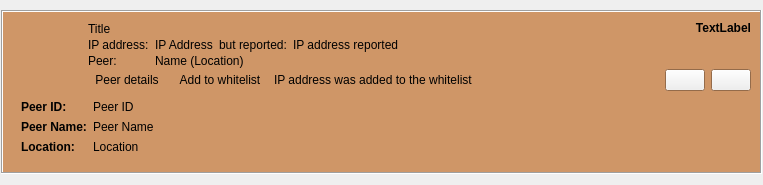
<?xml version="1.0" encoding="UTF-8"?>
<ui version="4.0">
 <class>SecurityIpItem</class>
 <widget class="QWidget" name="SecurityIpItem">
  <property name="geometry">
   <rect>
    <x>0</x>
    <y>0</y>
    <width>763</width>
    <height>185</height>
   </rect>
  </property>
  <layout class="QGridLayout">
   <property name="margin">
    <number>1</number>
   </property>
   <item row="0" column="0">
    <widget class="QFrame" name="frame">
     <property name="sizePolicy">
      <sizepolicy hsizetype="Expanding" vsizetype="Fixed">
       <horstretch>0</horstretch>
       <verstretch>0</verstretch>
      </sizepolicy>
     </property>
     <property name="palette">
      <palette>
       <active>
        <colorrole role="Base">
         <brush brushstyle="SolidPattern">
          <color alpha="255">
           <red>207</red>
           <green>150</green>
           <blue>103</blue>
          </color>
         </brush>
        </colorrole>
        <colorrole role="Window">
         <brush brushstyle="SolidPattern">
          <color alpha="255">
           <red>207</red>
           <green>150</green>
           <blue>103</blue>
          </color>
         </brush>
        </colorrole>
       </active>
       <inactive>
        <colorrole role="Base">
         <brush brushstyle="SolidPattern">
          <color alpha="255">
           <red>207</red>
           <green>150</green>
           <blue>103</blue>
          </color>
         </brush>
        </colorrole>
        <colorrole role="Window">
         <brush brushstyle="SolidPattern">
          <color alpha="255">
           <red>207</red>
           <green>150</green>
           <blue>103</blue>
          </color>
         </brush>
        </colorrole>
       </inactive>
       <disabled>
        <colorrole role="Base">
         <brush brushstyle="SolidPattern">
          <color alpha="255">
           <red>240</red>
           <green>240</green>
           <blue>240</blue>
          </color>
         </brush>
        </colorrole>
        <colorrole role="Window">
         <brush brushstyle="SolidPattern">
          <color alpha="255">
           <red>207</red>
           <green>150</green>
           <blue>103</blue>
          </color>
         </brush>
        </colorrole>
       </disabled>
      </palette>
     </property>
     <property name="toolTip">
      <string>&lt;html&gt;&lt;head/&gt;&lt;body&gt;&lt;p&gt;This warning is here to protect you against traffic forwarding attacks. In such a case, the friend you're connected to will not see your external IP, but the attacker's IP. &lt;/p&gt;&lt;p&gt;&lt;br/&gt;&lt;/p&gt;&lt;p&gt;However, if you just changed IPs for some reason (some ISPs regularly force change IPs) this warning just tells you that a friend connected to the new IP before Retroshare figured out the IP changed. Nothing's wrong in this case.&lt;/p&gt;&lt;p&gt;&lt;br/&gt;&lt;/p&gt;&lt;p&gt;You can easily suppress false warnings by white-listing your own IPs (e.g. the range of your ISP), or by completely disabling these warnings in Options-&amp;gt;Notify-&amp;gt;News Feed.&lt;/p&gt;&lt;/body&gt;&lt;/html&gt;</string>
     </property>
     <property name="autoFillBackground">
      <bool>true</bool>
     </property>
     <property name="frameShape">
      <enum>QFrame::Box</enum>
     </property>
     <property name="frameShadow">
      <enum>QFrame::Sunken</enum>
     </property>
     <layout class="QGridLayout">
      <property name="verticalSpacing">
       <number>0</number>
      </property>
      <item row="0" column="0">
       <widget class="QFrame" name="headFrame">
        <layout class="QGridLayout">
         <property name="verticalSpacing">
          <number>0</number>
         </property>
         <property name="margin">
          <number>0</number>
         </property>
         <item row="0" column="0" rowspan="2">
          <widget class="AvatarWidget" name="avatar">
           <property name="minimumSize">
            <size>
             <width>70</width>
             <height>70</height>
            </size>
           </property>
           <property name="maximumSize">
            <size>
             <width>70</width>
             <height>70</height>
            </size>
           </property>
           <property name="alignment">
            <set>Qt::AlignLeading|Qt::AlignLeft|Qt::AlignTop</set>
           </property>
          </widget>
         </item>
         <item row="1" column="1" colspan="2">
          <layout class="QHBoxLayout" name="buttonHLayout">
           <property name="spacing">
            <number>6</number>
           </property>
           <item>
            <widget class="QToolButton" name="peerDetailsButton">
             <property name="focusPolicy">
              <enum>Qt::NoFocus</enum>
             </property>
             <property name="text">
              <string>Peer details</string>
             </property>
             <property name="icon">
              <iconset resource="../images.qrc">
               <normaloff>:/images/informations_24x24.png</normaloff>:/images/informations_24x24.png</iconset>
             </property>
             <property name="iconSize">
              <size>
               <width>16</width>
               <height>16</height>
              </size>
             </property>
             <property name="toolButtonStyle">
              <enum>Qt::ToolButtonTextBesideIcon</enum>
             </property>
             <property name="autoRaise">
              <bool>true</bool>
             </property>
            </widget>
           </item>
           <item>
            <widget class="RsBanListToolButton" name="rsBanListButton">
             <property name="focusPolicy">
              <enum>Qt::NoFocus</enum>
             </property>
             <property name="text">
              <string notr="true">Add to whitelist</string>
             </property>
             <property name="iconSize">
              <size>
               <width>16</width>
               <height>16</height>
              </size>
             </property>
             <property name="autoRaise">
              <bool>true</bool>
             </property>
            </widget>
           </item>
           <item>
            <widget class="QLabel" name="rsBanListChangedLabel">
             <property name="text">
              <string notr="true">IP address was added to the whitelist</string>
             </property>
            </widget>
           </item>
           <item>
            <spacer name="buttonHSpacer">
             <property name="orientation">
              <enum>Qt::Horizontal</enum>
             </property>
             <property name="sizeHint" stdset="0">
              <size>
               <width>40</width>
               <height>20</height>
              </size>
             </property>
            </spacer>
           </item>
           <item>
            <widget class="QPushButton" name="expandButton">
             <property name="sizePolicy">
              <sizepolicy hsizetype="Fixed" vsizetype="Fixed">
               <horstretch>0</horstretch>
               <verstretch>0</verstretch>
              </sizepolicy>
             </property>
             <property name="focusPolicy">
              <enum>Qt::NoFocus</enum>
             </property>
             <property name="toolTip">
              <string>Expand</string>
             </property>
             <property name="icon">
              <iconset resource="../images.qrc">
               <normaloff>:/images/edit_add24.png</normaloff>:/images/edit_add24.png</iconset>
             </property>
            </widget>
           </item>
           <item>
            <widget class="QPushButton" name="clearButton">
             <property name="sizePolicy">
              <sizepolicy hsizetype="Fixed" vsizetype="Fixed">
               <horstretch>0</horstretch>
               <verstretch>0</verstretch>
              </sizepolicy>
             </property>
             <property name="focusPolicy">
              <enum>Qt::NoFocus</enum>
             </property>
             <property name="toolTip">
              <string>Remove Item</string>
             </property>
             <property name="icon">
              <iconset resource="../images.qrc">
               <normaloff>:/images/close_normal.png</normaloff>:/images/close_normal.png</iconset>
             </property>
            </widget>
           </item>
          </layout>
         </item>
         <item row="0" column="2">
          <layout class="QHBoxLayout" name="timeHLayout">
           <item>
            <widget class="QLabel" name="timeLabel">
             <property name="font">
              <font>
               <weight>75</weight>
               <bold>true</bold>
              </font>
             </property>
             <property name="text">
              <string notr="true">TextLabel</string>
             </property>
             <property name="alignment">
              <set>Qt::AlignRight|Qt::AlignTop|Qt::AlignTrailing</set>
             </property>
            </widget>
           </item>
          </layout>
         </item>
         <item row="0" column="1">
          <layout class="QGridLayout" name="titleGLayout">
           <property name="horizontalSpacing">
            <number>6</number>
           </property>
           <property name="verticalSpacing">
            <number>0</number>
           </property>
           <item row="2" column="0">
            <widget class="StyledLabel" name="ipAddrLabel">
             <property name="sizePolicy">
              <sizepolicy hsizetype="Maximum" vsizetype="Minimum">
               <horstretch>0</horstretch>
               <verstretch>0</verstretch>
              </sizepolicy>
             </property>
             <property name="text">
              <string>IP address:</string>
             </property>
             <property name="alignment">
              <set>Qt::AlignLeading|Qt::AlignLeft|Qt::AlignVCenter</set>
             </property>
             <property name="wordWrap">
              <bool>true</bool>
             </property>
            </widget>
           </item>
           <item row="2" column="1">
            <widget class="QLabel" name="ipAddr">
             <property name="toolTip">
              <string>&lt;html&gt;&lt;head/&gt;&lt;body&gt;&lt;p&gt;This warning is here to protect you against traffic forwarding attacks. In such a case, the friend you're connected to will not see your external IP, but the attacker's IP. &lt;/p&gt;&lt;p&gt;&lt;br/&gt;&lt;/p&gt;&lt;p&gt;However, if you just changed IPs for some reason (some ISPs regularly force change IPs) this warning just tells you that a friend connected to the new IP before Retroshare figured out the IP changed. Nothing's wrong in this case.&lt;/p&gt;&lt;p&gt;&lt;br/&gt;&lt;/p&gt;&lt;p&gt;You can easily suppress false warnings by white-listing your own IPs (e.g. the range of your ISP), or by completely disabling these warnings in Options-&amp;gt;Notify-&amp;gt;News Feed.&lt;/p&gt;&lt;/body&gt;&lt;/html&gt;</string>
             </property>
             <property name="text">
              <string notr="true">IP Address</string>
             </property>
             <property name="textInteractionFlags">
              <set>Qt::LinksAccessibleByMouse|Qt::TextSelectableByKeyboard|Qt::TextSelectableByMouse</set>
             </property>
            </widget>
           </item>
           <item row="2" column="2">
            <widget class="QLabel" name="ipAddrReportedLabel">
             <property name="text">
              <string>but reported:</string>
             </property>
            </widget>
           </item>
           <item row="2" column="3">
            <widget class="QLabel" name="ipAddrReported">
             <property name="sizePolicy">
              <sizepolicy hsizetype="MinimumExpanding" vsizetype="Preferred">
               <horstretch>0</horstretch>
               <verstretch>0</verstretch>
              </sizepolicy>
             </property>
             <property name="text">
              <string notr="true">IP address reported</string>
             </property>
             <property name="textInteractionFlags">
              <set>Qt::LinksAccessibleByMouse|Qt::TextSelectableByKeyboard|Qt::TextSelectableByMouse</set>
             </property>
            </widget>
           </item>
           <item row="3" column="0">
            <widget class="StyledLabel" name="peerLabel">
             <property name="text">
              <string notr="true">Peer:</string>
             </property>
             <property name="alignment">
              <set>Qt::AlignLeading|Qt::AlignLeft|Qt::AlignVCenter</set>
             </property>
            </widget>
           </item>
           <item row="0" column="0" colspan="4">
            <widget class="StyledLabel" name="titleLabel">
             <property name="text">
              <string notr="true">Title</string>
             </property>
            </widget>
           </item>
           <item row="3" column="1" colspan="3">
            <widget class="QLabel" name="peer">
             <property name="sizePolicy">
              <sizepolicy hsizetype="MinimumExpanding" vsizetype="Preferred">
               <horstretch>0</horstretch>
               <verstretch>0</verstretch>
              </sizepolicy>
             </property>
             <property name="text">
              <string notr="true">Name (Location)</string>
             </property>
             <property name="textInteractionFlags">
              <set>Qt::LinksAccessibleByMouse|Qt::TextSelectableByKeyboard|Qt::TextSelectableByMouse</set>
             </property>
            </widget>
           </item>
          </layout>
         </item>
        </layout>
       </widget>
      </item>
      <item row="1" column="0">
       <widget class="QFrame" name="expandFrame">
        <layout class="QGridLayout">
         <item row="0" column="0">
          <widget class="QLabel" name="peerIDLabel">
           <property name="font">
            <font>
             <weight>75</weight>
             <bold>true</bold>
            </font>
           </property>
           <property name="text">
            <string>Peer ID:</string>
           </property>
          </widget>
         </item>
         <item row="2" column="1">
          <widget class="QLabel" name="location">
           <property name="sizePolicy">
            <sizepolicy hsizetype="MinimumExpanding" vsizetype="Preferred">
             <horstretch>0</horstretch>
             <verstretch>0</verstretch>
            </sizepolicy>
           </property>
           <property name="text">
            <string notr="true">Location</string>
           </property>
           <property name="textInteractionFlags">
            <set>Qt::LinksAccessibleByMouse|Qt::TextSelectableByKeyboard|Qt::TextSelectableByMouse</set>
           </property>
          </widget>
         </item>
         <item row="0" column="1">
          <widget class="QLabel" name="peerID">
           <property name="sizePolicy">
            <sizepolicy hsizetype="MinimumExpanding" vsizetype="Preferred">
             <horstretch>0</horstretch>
             <verstretch>0</verstretch>
            </sizepolicy>
           </property>
           <property name="text">
            <string notr="true">Peer ID</string>
           </property>
           <property name="textInteractionFlags">
            <set>Qt::LinksAccessibleByMouse|Qt::TextSelectableByKeyboard|Qt::TextSelectableByMouse</set>
           </property>
          </widget>
         </item>
         <item row="2" column="0">
          <widget class="QLabel" name="locationLabel">
           <property name="font">
            <font>
             <weight>75</weight>
             <bold>true</bold>
            </font>
           </property>
           <property name="text">
            <string>Location:</string>
           </property>
          </widget>
         </item>
         <item row="1" column="0">
          <widget class="QLabel" name="peerNameLabel">
           <property name="font">
            <font>
             <weight>75</weight>
             <bold>true</bold>
            </font>
           </property>
           <property name="text">
            <string>Peer Name:</string>
           </property>
          </widget>
         </item>
         <item row="1" column="1">
          <widget class="QLabel" name="peerName">
           <property name="text">
            <string notr="true">Peer Name</string>
           </property>
           <property name="textInteractionFlags">
            <set>Qt::LinksAccessibleByMouse|Qt::TextSelectableByKeyboard|Qt::TextSelectableByMouse</set>
           </property>
          </widget>
         </item>
        </layout>
       </widget>
      </item>
     </layout>
    </widget>
   </item>
  </layout>
 </widget>
 <customwidgets>
  <customwidget>
   <class>AvatarWidget</class>
   <extends>QLabel</extends>
   <header>gui/common/AvatarWidget.h</header>
   <container>1</container>
  </customwidget>
  <customwidget>
   <class>StyledLabel</class>
   <extends>QLabel</extends>
   <header>gui/common/StyledLabel.h</header>
  </customwidget>
  <customwidget>
   <class>RsBanListToolButton</class>
   <extends>QToolButton</extends>
   <header>gui/common/RsBanListToolButton.h</header>
  </customwidget>
 </customwidgets>
 <resources>
  <include location="../images.qrc"/>
 </resources>
 <connections/>
</ui>
